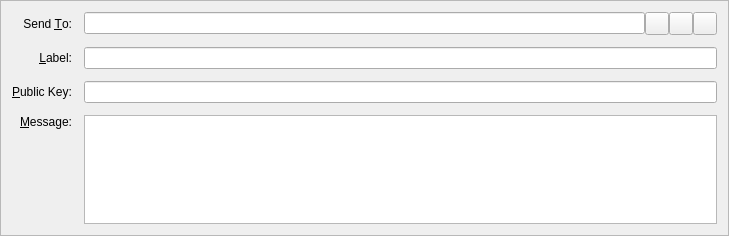
<?xml version="1.0" encoding="UTF-8"?>
<ui version="4.0">
 <class>SendMessagesEntry</class>
 <widget class="QFrame" name="SendMessagesEntry">
  <property name="geometry">
   <rect>
    <x>0</x>
    <y>0</y>
    <width>729</width>
    <height>236</height>
   </rect>
  </property>
  <property name="windowTitle">
   <string>Form</string>
  </property>
  <property name="frameShape">
   <enum>QFrame::StyledPanel</enum>
  </property>
  <property name="frameShadow">
   <enum>QFrame::Sunken</enum>
  </property>
  <layout class="QGridLayout" name="gridLayout">
   <property name="spacing">
    <number>12</number>
   </property>
   <item row="3" column="2">
    <layout class="QHBoxLayout" name="sendToLayout">
     <property name="spacing">
      <number>0</number>
     </property>
     <item>
      <widget class="QValidatedLineEdit" name="sendTo">
       <property name="toolTip">
        <string>The address to send the payment to  (e.g. Sa2itgTtySshi5zhHhZv1BdcP3tJe3QoUg)</string>
       </property>
       <property name="maxLength">
        <number>34</number>
       </property>
      </widget>
     </item>
     <item>
      <widget class="QToolButton" name="addressBookButton">
       <property name="toolTip">
        <string>Choose address from address book</string>
       </property>
       <property name="text">
        <string/>
       </property>
       <property name="icon">
        <iconset resource="../bitcoin.qrc">
         <normaloff>:/icons/address-book</normaloff>:/icons/address-book</iconset>
       </property>
       <property name="shortcut">
        <string>Alt+A</string>
       </property>
      </widget>
     </item>
     <item>
      <widget class="QToolButton" name="pasteButton">
       <property name="toolTip">
        <string>Paste address from clipboard</string>
       </property>
       <property name="text">
        <string/>
       </property>
       <property name="icon">
        <iconset resource="../bitcoin.qrc">
         <normaloff>:/icons/editpaste</normaloff>:/icons/editpaste</iconset>
       </property>
       <property name="shortcut">
        <string>Alt+P</string>
       </property>
      </widget>
     </item>
     <item>
      <widget class="QToolButton" name="deleteButton">
       <property name="toolTip">
        <string>Remove this recipient</string>
       </property>
       <property name="text">
        <string/>
       </property>
       <property name="icon">
        <iconset resource="../bitcoin.qrc">
         <normaloff>:/icons/remove</normaloff>:/icons/remove</iconset>
       </property>
      </widget>
     </item>
    </layout>
   </item>
   <item row="6" column="0">
    <widget class="QLabel" name="messageLabel">
     <property name="text">
      <string>&amp;Message:</string>
     </property>
     <property name="alignment">
      <set>Qt::AlignRight|Qt::AlignTop|Qt::AlignTrailing</set>
     </property>
     <property name="buddy">
      <cstring>messageText</cstring>
     </property>
    </widget>
   </item>
   <item row="3" column="0">
    <widget class="QLabel" name="label_2">
     <property name="text">
      <string>Send &amp;To:</string>
     </property>
     <property name="alignment">
      <set>Qt::AlignRight|Qt::AlignTrailing|Qt::AlignVCenter</set>
     </property>
     <property name="buddy">
      <cstring>sendTo</cstring>
     </property>
    </widget>
   </item>
   <item row="6" column="2">
    <widget class="QValidatedTextEdit" name="messageText">
     <property name="mouseTracking">
      <bool>true</bool>
     </property>
     <property name="focusPolicy">
      <enum>Qt::WheelFocus</enum>
     </property>
     <property name="tabChangesFocus">
      <bool>false</bool>
     </property>
    </widget>
   </item>
   <item row="4" column="2">
    <widget class="QValidatedLineEdit" name="addAsLabel">
     <property name="enabled">
      <bool>true</bool>
     </property>
     <property name="toolTip">
      <string>Enter a label for this address to add it to your address book</string>
     </property>
    </widget>
   </item>
   <item row="4" column="0">
    <widget class="QLabel" name="label_4">
     <property name="text">
      <string>&amp;Label:</string>
     </property>
     <property name="alignment">
      <set>Qt::AlignRight|Qt::AlignTrailing|Qt::AlignVCenter</set>
     </property>
     <property name="buddy">
      <cstring>addAsLabel</cstring>
     </property>
    </widget>
   </item>
   <item row="5" column="0">
    <widget class="QLabel" name="publicKeyLabel">
     <property name="text">
      <string>&amp;Public Key:</string>
     </property>
     <property name="buddy">
      <cstring>publicKey</cstring>
     </property>
    </widget>
   </item>
   <item row="5" column="2">
    <widget class="QValidatedLineEdit" name="publicKey"/>
   </item>
  </layout>
 </widget>
 <customwidgets>
  <customwidget>
   <class>QValidatedLineEdit</class>
   <extends>QLineEdit</extends>
   <header>qvalidatedlineedit.h</header>
  </customwidget>
  <customwidget>
   <class>QValidatedTextEdit</class>
   <extends>QPlainTextEdit</extends>
   <header>qvalidatedtextedit.h</header>
  </customwidget>
 </customwidgets>
 <resources>
  <include location="../bitcoin.qrc"/>
 </resources>
 <connections/>
</ui>
